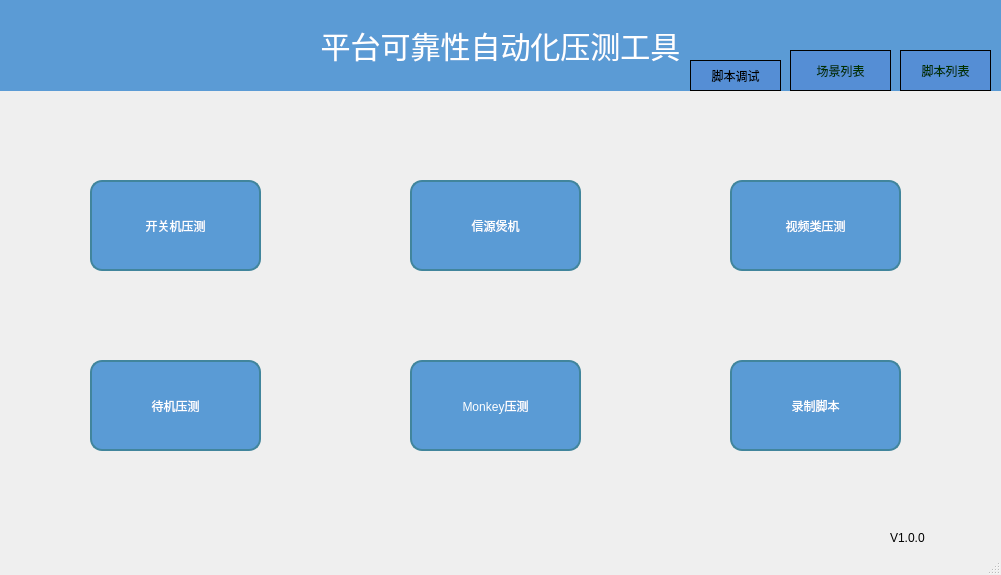
<?xml version="1.0" encoding="UTF-8"?>
<ui version="4.0">
 <class>MainWindow</class>
 <widget class="QMainWindow" name="MainWindow">
  <property name="enabled">
   <bool>true</bool>
  </property>
  <property name="geometry">
   <rect>
    <x>0</x>
    <y>0</y>
    <width>1001</width>
    <height>575</height>
   </rect>
  </property>
  <property name="acceptDrops">
   <bool>false</bool>
  </property>
  <property name="windowTitle">
   <string>可靠性煲机工具</string>
  </property>
  <widget class="QWidget" name="centralwidget">
   <widget class="QLabel" name="label">
    <property name="geometry">
     <rect>
      <x>0</x>
      <y>0</y>
      <width>1001</width>
      <height>91</height>
     </rect>
    </property>
    <property name="styleSheet">
     <string notr="true">color:rgb(255,255,255);
background-color:rgb(91,155,213);
font-size:30px;
font-weight:normal;
font-family:Arial;</string>
    </property>
    <property name="text">
     <string>平台可靠性自动化压测工具</string>
    </property>
    <property name="alignment">
     <set>Qt::AlignCenter</set>
    </property>
    <property name="textInteractionFlags">
     <set>Qt::LinksAccessibleByKeyboard</set>
    </property>
   </widget>
   <widget class="QPushButton" name="pushButton_2">
    <property name="geometry">
     <rect>
      <x>90</x>
      <y>180</y>
      <width>171</width>
      <height>91</height>
     </rect>
    </property>
    <property name="styleSheet">
     <string notr="true">QPushButton{
color: rgb(255, 255, 255);
font: 75 18pt &quot;新宋体&quot;;
background-color: rgb(90, 155, 213);
border: 2px solid rgb(65, 133, 156);
border-radius:12px
}</string>
    </property>
    <property name="text">
     <string>开关机压测</string>
    </property>
   </widget>
   <widget class="QPushButton" name="pushButton_3">
    <property name="geometry">
     <rect>
      <x>410</x>
      <y>180</y>
      <width>171</width>
      <height>91</height>
     </rect>
    </property>
    <property name="styleSheet">
     <string notr="true">QPushButton{
color: rgb(255, 255, 255);
font: 75 18pt &quot;新宋体&quot;;
background-color: rgb(90, 155, 213);
border: 2px solid rgb(65, 133, 156);
border-radius:12px
}</string>
    </property>
    <property name="text">
     <string>信源煲机</string>
    </property>
   </widget>
   <widget class="QPushButton" name="pushButton_4">
    <property name="geometry">
     <rect>
      <x>730</x>
      <y>180</y>
      <width>171</width>
      <height>91</height>
     </rect>
    </property>
    <property name="layoutDirection">
     <enum>Qt::LeftToRight</enum>
    </property>
    <property name="styleSheet">
     <string notr="true">QPushButton{
color: rgb(255, 255, 255);
font: 75 18pt &quot;新宋体&quot;;
background-color: rgb(90, 155, 213);
border: 2px solid rgb(65, 133, 156);
border-radius:12px
}</string>
    </property>
    <property name="text">
     <string>视频类压测</string>
    </property>
   </widget>
   <widget class="QPushButton" name="pushButton_5">
    <property name="geometry">
     <rect>
      <x>90</x>
      <y>360</y>
      <width>171</width>
      <height>91</height>
     </rect>
    </property>
    <property name="styleSheet">
     <string notr="true">QPushButton{
color: rgb(255, 255, 255);
font: 75 18pt &quot;新宋体&quot;;
background-color: rgb(90, 155, 213);
border: 2px solid rgb(65, 133, 156);
border-radius:12px
}</string>
    </property>
    <property name="text">
     <string>待机压测</string>
    </property>
   </widget>
   <widget class="QPushButton" name="pushButton_6">
    <property name="geometry">
     <rect>
      <x>410</x>
      <y>360</y>
      <width>171</width>
      <height>91</height>
     </rect>
    </property>
    <property name="styleSheet">
     <string notr="true">QPushButton{
color: rgb(255, 255, 255);
font: 75 18pt &quot;新宋体&quot;;
background-color: rgb(90, 155, 213);
border: 2px solid rgb(65, 133, 156);
border-radius:12px
}</string>
    </property>
    <property name="text">
     <string>Monkey压测</string>
    </property>
   </widget>
   <widget class="QPushButton" name="pushButton_7">
    <property name="geometry">
     <rect>
      <x>730</x>
      <y>360</y>
      <width>171</width>
      <height>91</height>
     </rect>
    </property>
    <property name="styleSheet">
     <string notr="true">QPushButton{
color: rgb(255, 255, 255);
font: 75 18pt &quot;新宋体&quot;;
background-color: rgb(90, 155, 213);
border: 2px solid rgb(65, 133, 156);
border-radius:12px
}</string>
    </property>
    <property name="text">
     <string>录制脚本</string>
    </property>
   </widget>
   <widget class="QLabel" name="label_2">
    <property name="geometry">
     <rect>
      <x>890</x>
      <y>530</y>
      <width>61</width>
      <height>16</height>
     </rect>
    </property>
    <property name="styleSheet">
     <string notr="true">font: 75 15pt &quot;Calibri&quot;;</string>
    </property>
    <property name="text">
     <string>V1.0.0</string>
    </property>
   </widget>
   <widget class="QPushButton" name="pushButton">
    <property name="geometry">
     <rect>
      <x>790</x>
      <y>50</y>
      <width>101</width>
      <height>41</height>
     </rect>
    </property>
    <property name="styleSheet">
     <string notr="true">QPushButton{
color: rgb(0, 50, 0);
font: 15pt &quot;新宋体&quot;;
background-color: rgb(85, 142, 213);
border: 1px solid rgb(0, 0, 0);

}</string>
    </property>
    <property name="text">
     <string>场景列表</string>
    </property>
   </widget>
   <widget class="QPushButton" name="pushButton_8">
    <property name="geometry">
     <rect>
      <x>900</x>
      <y>50</y>
      <width>91</width>
      <height>41</height>
     </rect>
    </property>
    <property name="styleSheet">
     <string notr="true">QPushButton{
color: rgb(0, 50, 0);
font: 15pt &quot;新宋体&quot;;
background-color: rgb(85, 142, 213);
border: 1px solid rgb(0, 0, 0);

}</string>
    </property>
    <property name="text">
     <string>脚本列表</string>
    </property>
   </widget>
   <widget class="QPushButton" name="pushButton_9">
    <property name="geometry">
     <rect>
      <x>690</x>
      <y>60</y>
      <width>91</width>
      <height>31</height>
     </rect>
    </property>
    <property name="styleSheet">
     <string notr="true">QPushButton{
color: rgb(0, 0, 0);
font: 13pt &quot;新宋体&quot;;
background-color: rgb(85, 142, 213);
border: 1px solid rgb(0, 0, 0);
}
QPushButton:hover{
background-color: rgb(10, 169, 255);
}</string>
    </property>
    <property name="text">
     <string>脚本调试</string>
    </property>
   </widget>
  </widget>
  <widget class="QStatusBar" name="statusbar"/>
 </widget>
 <resources/>
 <connections/>
</ui>
